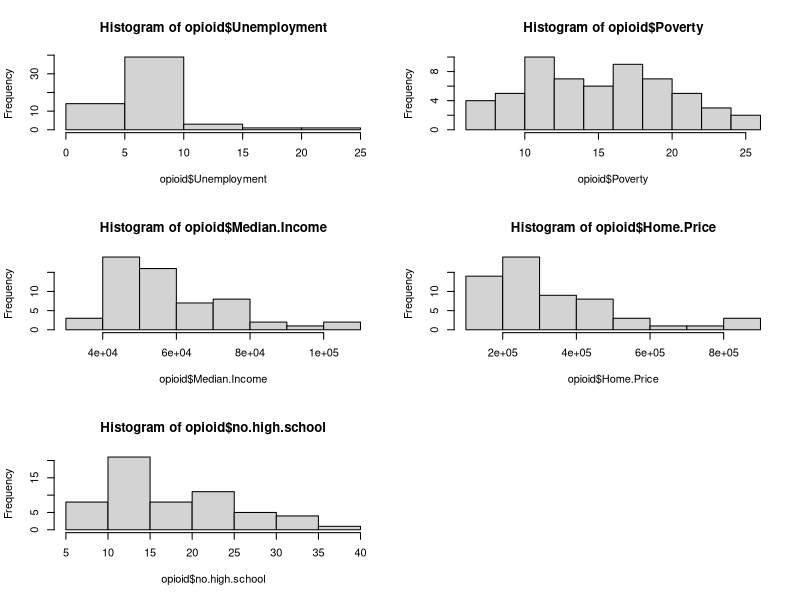
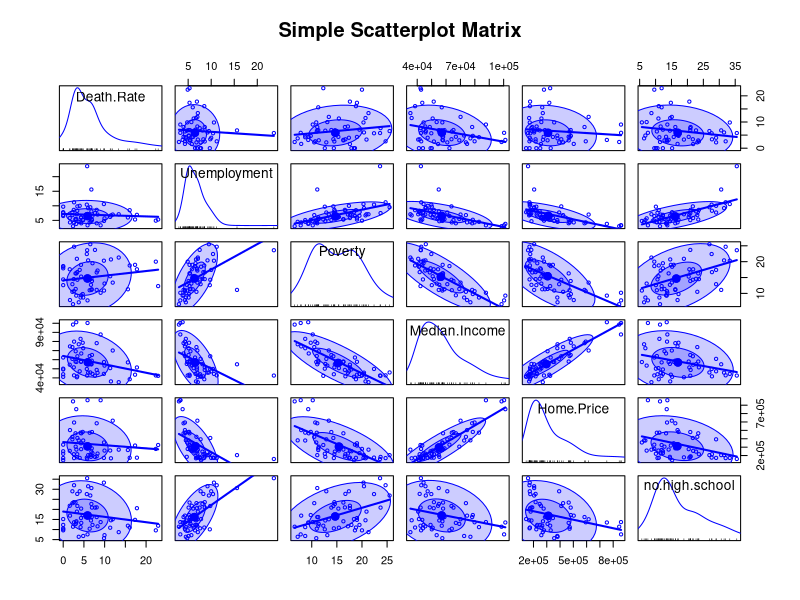
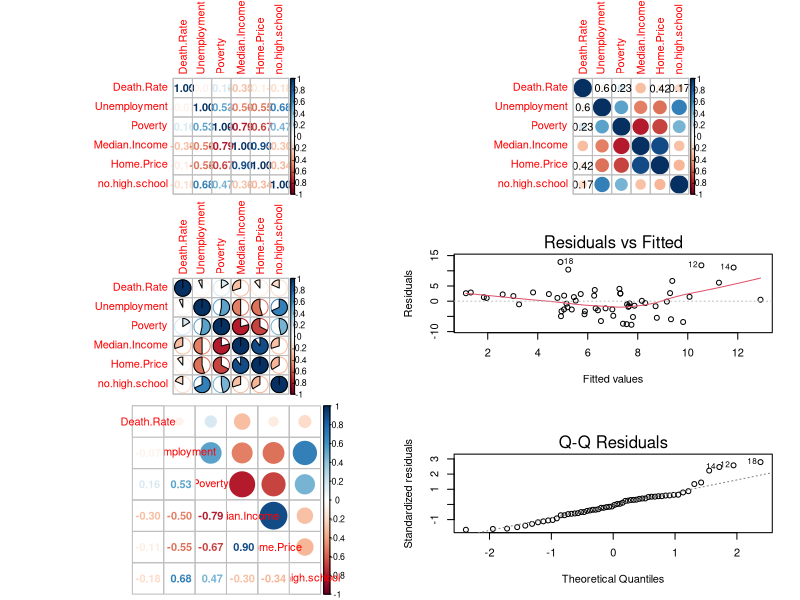
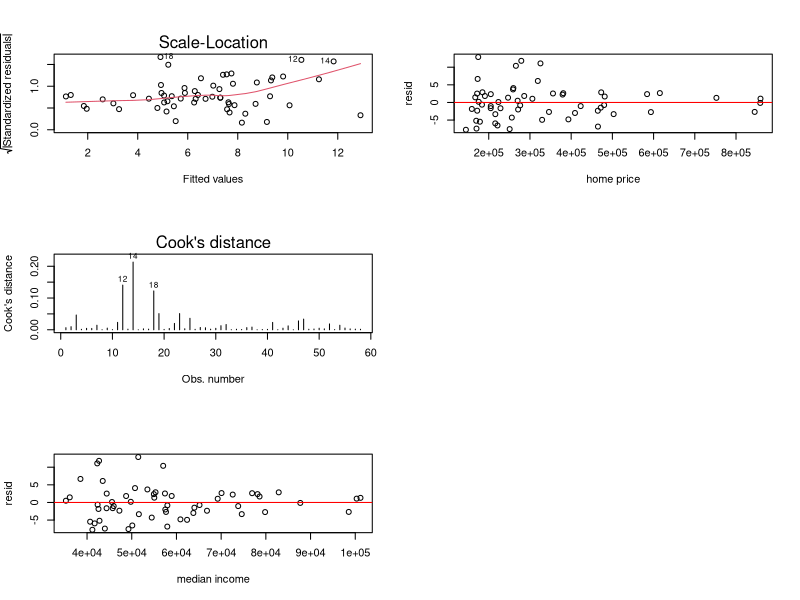

Here is the R script that generated these plots, in order: (Note: this script raises an error after producing the figures.)
## ---- chunk 1
library(MASS)
library(car)
library(psych)
library(carData)
library(corrplot)
## ---- chunk 2
opioid = read.table("LRdata.csv", sep=',', header = TRUE)
str(opioid)
summary(opioid)
## ---- chunk 3
# histogram of factors

par(mfrow=c(3,2))
hist(opioid$Unemployment)
hist(opioid$Poverty)
hist(opioid$Median.Income)
hist(opioid$Home.Price)
hist(opioid$no.high.school)

## ---- chunk 4
#look at correlations, scatterplots
scatterplotMatrix(~Death.Rate+Unemployment+Poverty+Median.Income+Home.Price+no.high.school,data=opioid, smooth = FALSE, ellipse="FALSE", main="Simple Scatterplot Matrix")
# cor(opioid[,2:7])
# corr.test(opioid[,2:7], y = NULL, use ="pairwise",method="pearson",adjust="holm",alpha=.05)
## ---- chunk 5
##more on correlation plots with p-values

M <- cor(opioid[,2:7])
corrplot(M,method="number")
corrplot(M,method="pie")
corrplot.mixed(M)

# matrix of the p-value of the correlation
p.mat <- cor.mtest(opioid[,2:7], conf.level=0.95)
corrplot(M, p.mat = p.mat$p, sig.level=0.05, insig="p-value")
## ---- chunk 6
# use AIC to select features and find out that model with Median.Income, Home.Price and no.high.school has the lowest AIC value is 180.92

null=lm(Death.Rate~1, data=opioid)
summary(null)
full = lm(Death.Rate~.-County, data=opioid)
summary(full)
step(null, scope=list(lower=null, upper=full),direction="forward")

## ---- chunk 7
# build the model with Median.Income, Home.Price and no.high.school and find out the no.high.school is not significant and the other features are significant
rline0<-lm(formula=opioid$Death.Rate ~ opioid$Median.Income+opioid$Home.Price+opioid$no.high.school)
summary(rline0)

## ---- chunk 8
# build model with Median.Income and Home.Price only and find the features are still significant and the overall F  test is significant too

rline2<-lm(formula = opioid$Death.Rate ~ opioid$Median.Income+opioid$Home.Price)
summary(rline2)
## ---- chunk 9
#diagnostics on residuals

plot(rline2,which=1:4)
e=residuals(rline2)

plot(opioid$Median.Income, e, xlab = "median income", ylab =
             "resid")
abline(0,0, col="red")
plot(opioid$Home.Price, e, xlab = "home price", ylab =
             "resid")
abline(0,0, col="red")


# normality and constant variance models
shapiro.test(rline2$residuals)

ncvTest(rline2)

# normality condition passed but the constant variance test failed and there are some outliers
## ---- chunk 10
# Attempts at transformations to get constance of variance box cox, Have to artificially inflate rate=0 to be able to do boxcox. 
opioid_boxcox<-opioid
opioid_boxcox[,2][opioid_boxcox[,2] == 0] <- 0.0001
opioid_boxcox

rline_boxcox<-lm(formula = opioid_boxcox$Death.Rate~opioid_boxcox$Median.Income+opioid_boxcox$Home.Price)
boxcox(rline_boxcox)

# the best suggested transfromation is about 0.5 for y.
## ---- chunk 11
# build transform model and check assumptions

rline_transform<-lm(formula = sqrt(opioid$Death.Rate) ~ opioid$Median.Income+opioid$Home.Price)

summary(rline_transform)

plot(rline_transform, which=1:4)

shapiro.test(rline_transform$residuals)
ncvTest(rline_transform)


e2=residuals(rline_transform)
plot(opioid$Median.Income, e2, xlab = "median income", ylab =
             "resid")
abline(0,0, col="red")
plot(opioid$Home.Price, e2, xlab = "home price", ylab =
             "resid")
abline(0,0, col="red")

# normality and constant variance both pass

# for Breusch-Pagan-Godfrey test, The null hypothesis for this test is that the error variances are all equal, we prefer big p-value to not reject H0

## ---- chunk 12
# for original model with median income and house price
influencePlot(rline2)
outlierTest(rline2)
influenceIndexPlot(rline2)
plot(rline2,which=3:4)

# for transform model with sqrt(y)

influencePlot(rline_transform)
outlierTest(rline_transform)
influenceIndexPlot(rline_transform)
plot(rline_transform,which=3:4)

# 22 and 25 are significant outliers for transform model
## ---- chunk 13
# build transformation model without outliers and check assumptions


opioid_outliers<-opioid[-c(22,25),]

rline_outliers_transform<-lm(formula = sqrt(Death.Rate) ~ Median.Income+Home.Price, data=opioid_outliers)

plot(rline_outliers_transform,which = 1:4)
mmp(rline_outliers_transform,opioid_outliers$Home.Price)
mmp(rline_outliers_transform,opioid_outliers$Median.Income)

shapiro.test(rline_outliers_transform$residuals)
ncvTest(rline_outliers_transform)
e3=residuals(rline_outliers_transform)
plot(opioid_outliers$Median.Income, e3, xlab = "median income", ylab =
             "resid")
abline(0,0, col="red")
plot(opioid_outliers$Home.Price, e3, xlab = "home price", ylab =
             "resid")
abline(0,0, col="red")

# we could see that both normality and costant variance conditions pass.
## ---- chunk 14
summary(rline_outliers_transform)
# R^2 is 20% and p-value is 0.002694 which is small enough
## ---- chunk 15
# Design and implement linear regression modeling to perform statistical analysis for opioid epidemic and observed the correlation between our research and two articles suggested conclusion.
# Collect and extract data from government websites, process raw data for regression, handle missing values and build relative regression models
# Perform the statistical analyses including linear regression analysis, statistical modeling(GLM, Logistic Model, and Cox Model) with RStudio, presented the process of the whole project and create report based on finding.

## ---- chunk 16
# use VIF to check multicollinearity
# collect more data to emprove the R^2 such as use city replace county
# could use million unit to interprate the correlation since the correlation is very small
## ---- chunk 17
vif(rline_outliers_transform)
# we see that the VIF is both smaller than 10, then the multicollinearity is not very serious.
